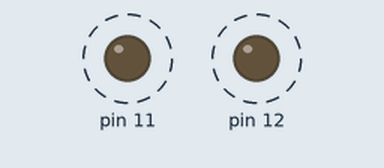
This program was run on a simulated Raspberry Pi (header pin numbers). Shown: output pins drawn as LEDs (lit = HIGH). Dashed ring = blinking. At 5.5 s the program stops and its outputs stay as they are.

Above: at 0.05 s.
Timing chart, 0 to 3.0 s (numbered marks = the images above):
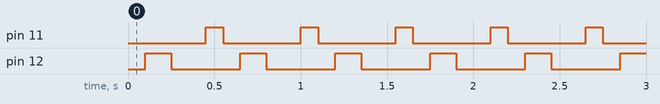

The program:

blinking.py
```python
import RPi.GPIO as gpio
import time

gpio.setmode(gpio.BOARD)

gpio.setup(12, gpio.OUT)
gpio.setup(11, gpio.OUT)

gpio.output(12, 0)
gpio.output(11, 0)


i = 0
while (i < 10):

	time.sleep(0.1)
	gpio.output(12, 1)

	time.sleep(0.15)
	gpio.output(12, 0)

	time.sleep(0.2)
        gpio.output(11, 1)

        time.sleep(0.1)
        gpio.output(11, 0)

	i = i + 1

gpio.cleanup()
```

Measured:
- by itself, pin 11: alternates HIGH for 0.10 s and LOW for 0.45 s, 20 changes in all, then stays LOW
- by itself, pin 12: alternates HIGH for 0.15 s and LOW for 0.40 s, 20 changes in all, then stays LOW
- by itself, everything shown: repeats every 0.55 s, in 4 steps
